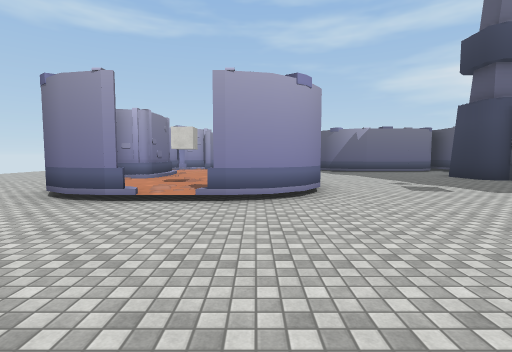
[1] (above)

14 first-person views from a walk through a scene from a Unity 3-D project. The camera is 1.5 m above the floor, tilts 4° down and sees 85° across. The floor is counted in squares, 2 m on a side. Each view is taken from the middle of a square. On the plan, view 1 faces up. The plan holds only what a view shows up to about 10 squares ahead; the rest is blank. The place goes on beyond the plan. The player is left out. Some animated figures are left out. Some surface patterns are stand-ins.

[2]
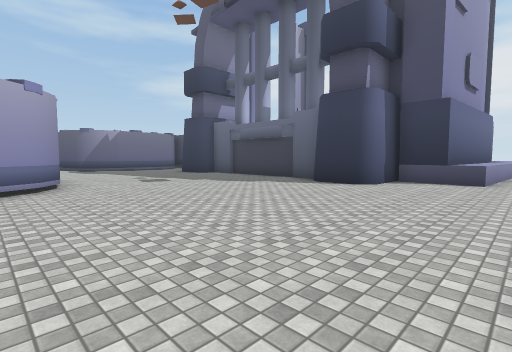

[3]
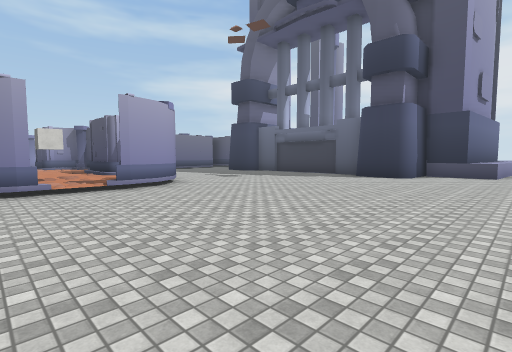

[4]
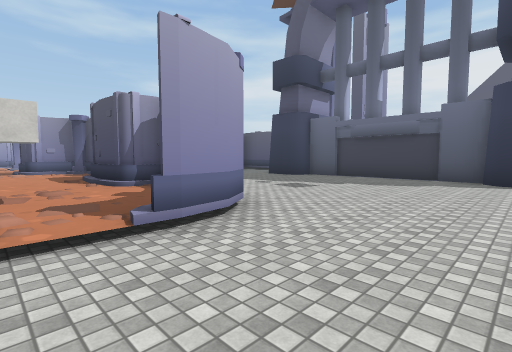

[5]
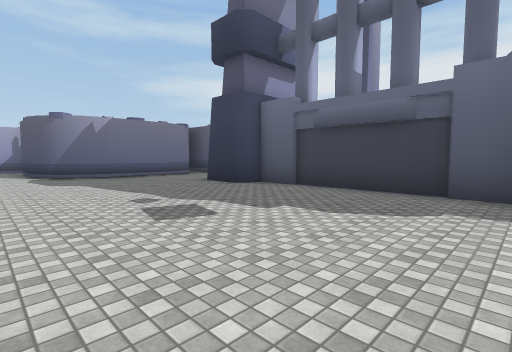

[6]
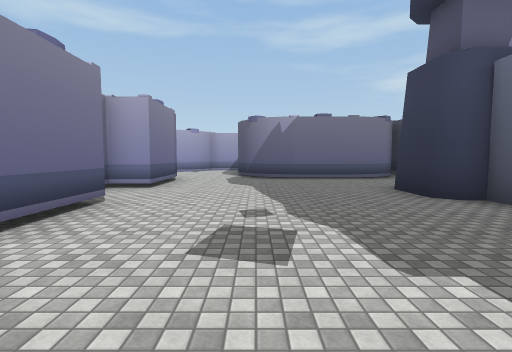

[7]
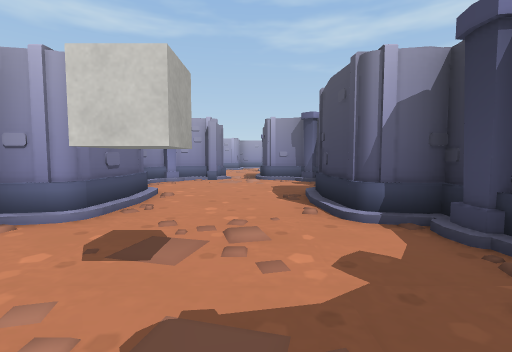

[8]
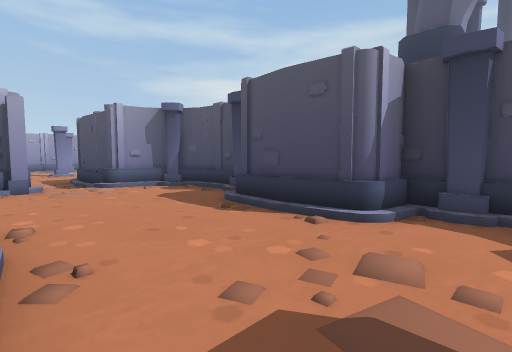

[9]
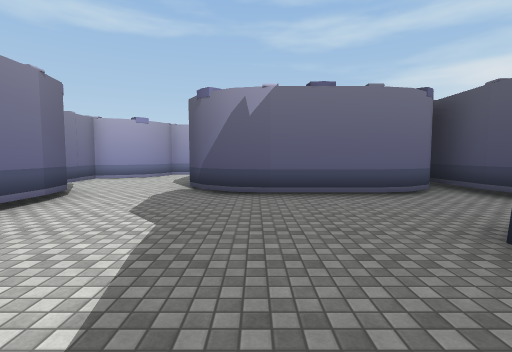

[10]
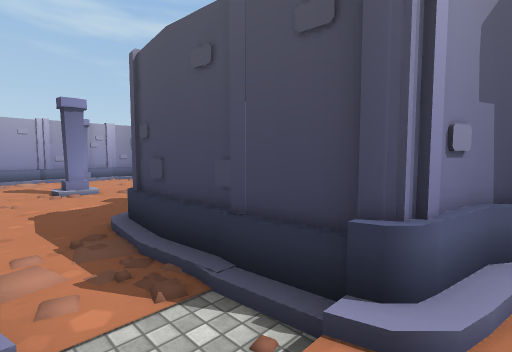

[11]
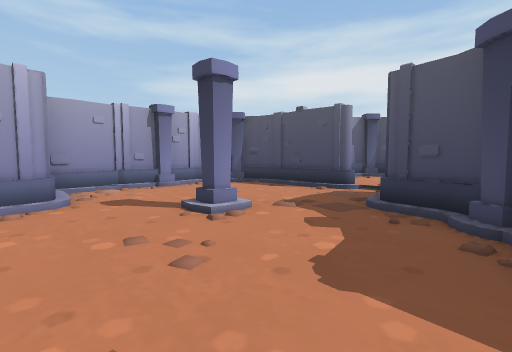

[12]
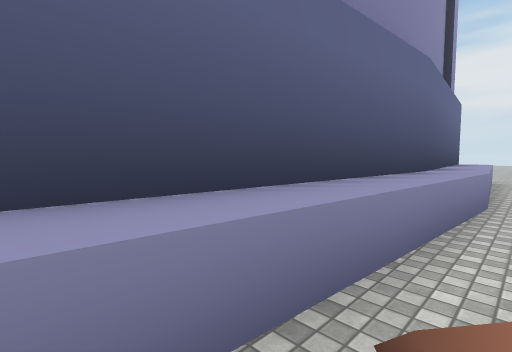

[13]
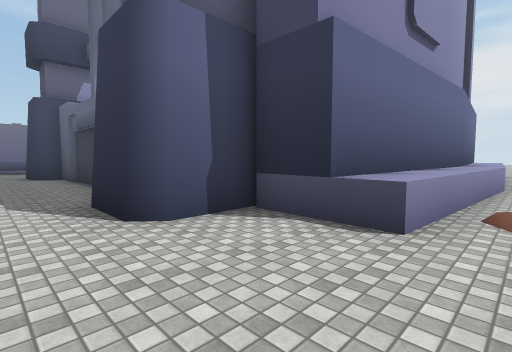

[14]
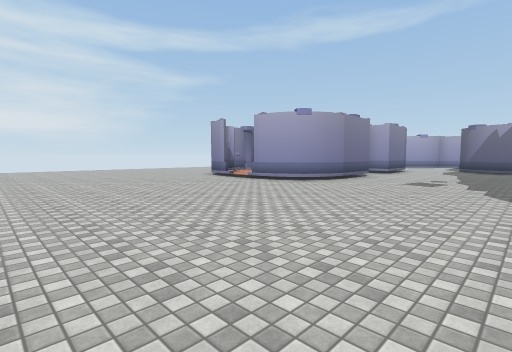

### Floor plan
Key: @ floor where view 1 was taken; # wall or solid block; . main floor; : floor 0.25 m higher than the main floor; / step, stairs or slope; ^ raised ledge; O other object.
Columns run from 3 left of view 1 to 19 right of it. Each row starts with its distance up from view 1.
 25  ######
 24  #....#
 23 ##....#  ##
 22 ..#...#  :#
 21 ....../
 20 ....##
 19 ....#
 18 ..###.
 17  .#...
 16  .#...##
 15 #.##...#    #/
 14 #//##..#######
 13 ::::#........#
 12 ::::#........
 11 #::##.......
 10 #::#.......#
  9 #::##......#
  8 ::::#......#
  7 :O::#......#
  6 ::::#......#
  5 #//##......#
  4 ...........#
  3 ...........#
  2 ...........#
  1 ...........##
  0 ...@........#^^^    ^^#
 -1 ............^^^^^#^^^^^
 -2 .............: .....:

Where each view was taken, in squares from view 1:
view 1: 0 up, 0 right, facing up
view 2: 2 down, 0 right, facing up-right
view 3: 2 down, 3 left, facing up-right
view 4: 2 up, 2 left, facing up-right
view 5: 3 up, 2 right, facing up-right
view 6: 4 up, 4 right, facing up
view 7: 5 up, 1 left, facing up
view 8: 7 up, 3 left, facing up-right
view 9: 8 up, 5 right, facing up
view 10: 14 up, 2 left, facing up-right
view 11: 18 up, 3 left, facing up-right
view 12: 2 down, 9 right, facing up-right
view 13: 2 down, 6 right, facing up-right
view 14: 2 down, 6 right, facing up-left
